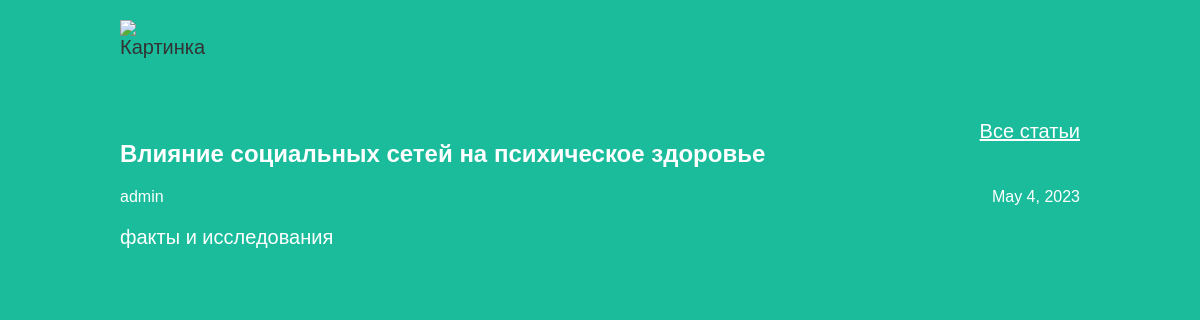
Page /article/3 on the committed database.
### articles/models.py (models this page shows, shortened)
class Article(models.Model):
    title = models.CharField(max_length=200)
    author = models.ForeignKey(User, on_delete=models.CASCADE)
    text = models.TextField()
    created_date = models.DateField(auto_now_add=True)
    def get_excerpt(self):
        return self.text[:140] + "..." if len(self.text) > 140 else self.text

### articles/views.py (the view)
# urls.py: re_path(r'^article/(?P<article_id>\d+)$', views.get_article, name='get_article'),
def get_article(request, article_id):
    try:
     post = Article.objects.get(id=article_id)
     return render(request, 'article.html', {"post": post})
    except Article.DoesNotExist:
     raise Http404

### articles/templates/article.html (shortened to what this page needs)
<!DOCTYPE html>
<html>
<head>
    <link rel="stylesheet" href="/static/css/article.css">
</head>
<body class="article">
    <div class="archive">
        <div class="headerleft">
            <p>
                {% load static %}
                <img src="{% static 'img/log.png' %}" alt="Картинка" />
                <a href="http://127.0.0.1:8000" style="float: right; color: white;">Все статьи</a>
    </p>
</div>
<div class="one-post">
    <h2 class="post-title">{{post.title}}</h2>
    <div class="article-info">
        <div class="article-author">{{post.author.username}}</div>
        <div class="article-created-date">{{post.created_date}}</div>
    </div>
    <p class="article-text">{{post.get_excerpt}}</p>
    </div>
    </div>
</body>
</html>

### articles/static/css/article.css (style rules this page uses)
body { background: #1abc9c; font-family: Tahoma, Arial, sans-serif; color: #333; }
p, h4 { font-size: 20px; margin-bottom: 0; }
img { height: 30px; width: auto; }
.headerleft img { display: block; width: 100px; height: 100px; margin-left: 0; margin-right: 0; }
.archive { width: 960px; margin-left: auto; margin-right: auto; }
.article-author { width: 50%; float: left; }
p.article-text { color: white; }
div.article-author { color: white; }
div.article-created-date { color: white; }
h2.post-title { color: white; }
a { color: white; }
.article-created-date { text-align: right; }

### rows in the picture
Article: title "Влияние социальных сетей на психическое здоровье", author.username "admin", created_date "May 4, 2023", get_excerpt "факты и исследования"
